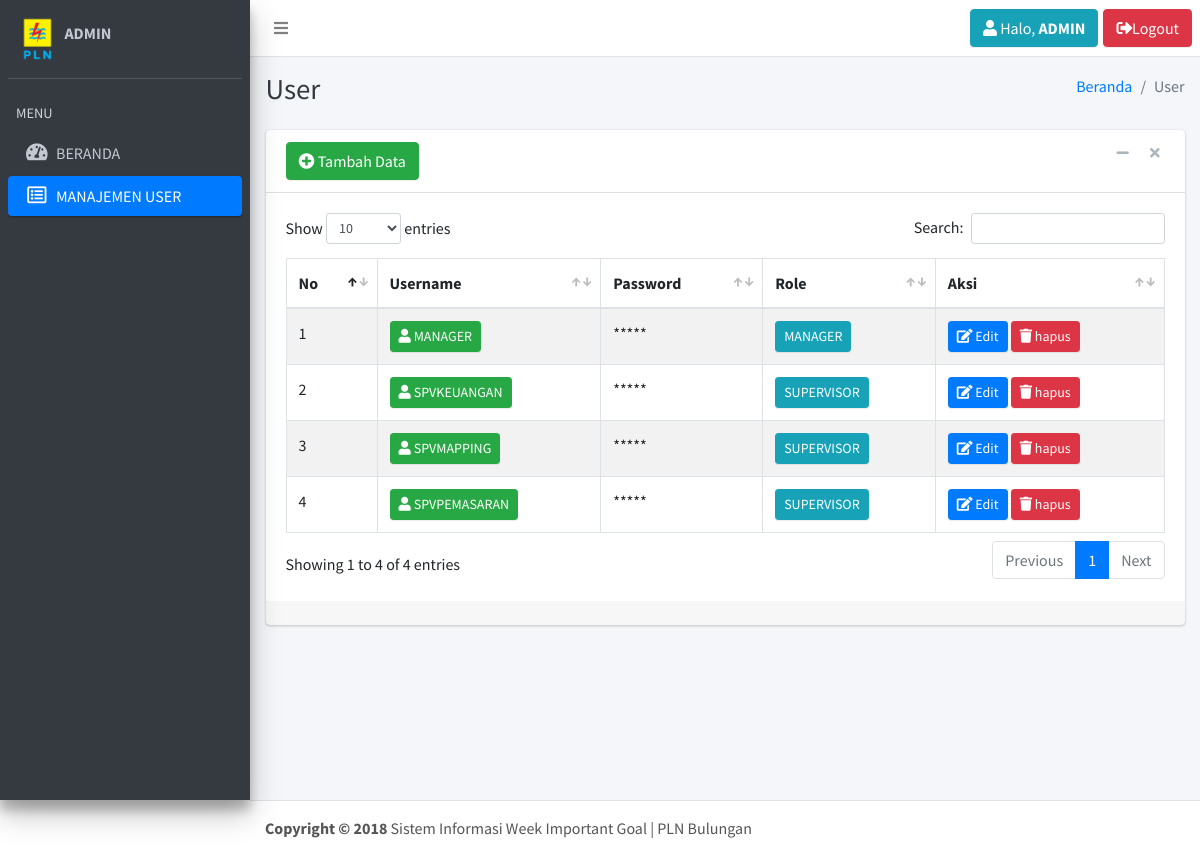
/index.php?page=user (signed in), run on the app's committed database.
### tables this page shows
CREATE TABLE `tbl_user` (
  `username` varchar(30) NOT NULL,
  `password` varchar(10) NOT NULL,
  `role` int(5) NOT NULL
);

### page/user/user.php (the view, shortened to what this page needs)
<div class="content-wrapper">
    <div class="content-header">
        <div class="container-fluid">
            <div class="row mb-2">
                <div class="col-sm-6">
                    <h1 class="m-0 text-dark">User</h1>
                </div>
                <div class="col-sm-6">
                    <ol class="breadcrumb float-sm-right">
                        <li class="breadcrumb-item"><a href="?page=beranda">Beranda</a></li>
                        <li class="breadcrumb-item active">User</li>
                    </ol>
                </div>
            </div>
        </div>
    </div>
    <div class="content">
        <div class="container-fluid">
            <div class="row">
                <div class="col-md-12">
                    <div class="card card-default">
                        <div class="card-header">
                            <a href="?page=usertambah" class="btn btn-success"><i class="fas fa-plus-circle"></i> Tambah Data</a>
                            <div class="card-tools">
                                <button type="button" class="btn btn-tool" data-widget="collapse"><i class="fa fa-minus"></i></button>
                                <button type="button" class="btn btn-tool" data-widget="remove"><i class="fa fa-remove"></i></button>
                            </div>
                        </div>
                        <div class="card-body">
                            <div class="row">
                                <div class="table-responsive">
                                    <table id="example1" class="table table-bordered table-striped">
                                        <thead>
                                            <tr>
                                                <th>No</th>
                                                <th>Username</th>
                                                <th>Password</th>
                                                <th>Role</th>
                                                <th>Aksi</th>
                                            </tr>
                                        </thead>
                                        <tbody>
                                            <?php
                                            $no = 1;
                                            $sql = mysqli_query($conn,"SELECT * FROM tbl_user WHERE role <> 0") or die (mysqli_error($conn));
                                            while($data = mysqli_fetch_array($sql)){ ?>
                                                <tr>
                                                    <td><?= $no ?></td>
                                                    <td><a class="btn btn-success btn-sm" href="#"><i class="fas fa-user"></i> <?= $data['username'] ?></a></td>
                                                    <td>*****</td>
                                                    <td>
                                                    <?php
                                                    if ($data['role'] == 1) {
                                                        echo "<a class='btn btn-info btn-sm' href='#'>MANAGER</a>";
                                                    } else {
                                                        echo "<a class='btn btn-info btn-sm' href='#'>SUPERVISOR</a>";
                                                    }
                                                    ?>
                                                    </td>
                                                    <td>
                                                        <a class="btn btn-primary btn-sm" href="?page=useredit&id=<?php echo $data['username']; ?>"><i class="fas fa-edit"></i> Edit</a>
                                                        <a class="btn btn-danger btn-sm" href="?page=userhapus&id=<?php echo $data['username']; ?>"><i class="fas fa-trash"></i> hapus</a>
                                                    </td>
                                                </tr>
                                            <?php $no++; } ?>
                                        </tbody>
                                    </table>
                                </div>
                            </div>
                        </div>
                        <div class="card-footer">
                        </div>
                    </div>
                </div>
            </div>
        </div>
    </div>
</div>
<footer class="main-footer">
        <strong>Copyright &copy; 2018</strong> Sistem Informasi Week Important Goal | PLN Bulungan
    </footer>
</div>

### header.php (shortened to what this page needs)
<?php
$user = $_SESSION['username'];
$sql = mysqli_query($conn, "SELECT * FROM tbl_user WHERE username='$user'");
$userdata = mysqli_fetch_array($sql);
?>
<ul class="navbar-nav">
    <li class="nav-item">
        <a class="nav-link" data-widget="pushmenu" href="#"><i class="fa fa-bars"></i></a>
    </li>
</ul>
<ul class="navbar-nav ml-auto">
    <li class="nav-item">
        <a class="btn btn-info" style="margin-right:5px;" href="?page=profile&id=<?= $userdata['username'] ?>" data-toggle="tooltip" data-placement="bottom" title="Lihat Profile">
        <i class="fas fa-user"></i> Halo, <strong><?= strtoupper($userdata['username']) ?></strong>
        </a>
    </li>
    <li class="nav-item">
        <a class="btn btn-danger" href="?page=logout"><i class="fas fa-sign-out-alt"></i>Logout</a>
    </li>
</ul>

### sidebar.php (shortened to what this page needs)
<div class="sidebar">
    <div class="user-panel mt-3 pb-3 mb-3 d-flex">
        <div class="image">
            <img src="dist/img/PLN.png">
        </div>
        <div class="info">
            <a class="d-block"><strong><?= strtoupper($userdata['username']) ?></strong></a>
        </div>
    </div>
    <nav class="mt-2">
        <ul class="nav nav-pills nav-sidebar flex-column" data-widget="treeview" role="menu" data-accordion="false">
            <li class="nav-header">MENU</li>
            <li class="nav-item">
                <a href="?page=beranda" class="nav-link
                <?php if ($_GET['page'] == 'beranda'){ echo "active"; } ?>">
                <i class="nav-icon fas fa-tachometer-alt"></i>
                    <p>BERANDA</p>
                </a>
            </li>
            <?php if($userdata['role'] == 0) { ?>
            <li class="nav-item">
                <a href="?page=user" class="nav-link
                <?php if ($_GET['page'] == 'user' || $_GET['page'] == 'useredit' || $_GET['page'] == 'usereditpro' || $_GET['page'] == 'userhapus'
                         || $_GET['page'] == 'usertambah' || $_GET['page'] == 'usertambahpro'){ echo "active"; } ?>">
                <i class="nav-icon far fa-list-alt"></i>
                    <p>MANAJEMEN USER</p>
                </a>
            </li>
            <?php } ?>
        </ul>
    </nav>
</div>

### data on the page
tbl_user: username "ADMIN"
tbl_user: username "MANAGER", role "MANAGER"
tbl_user: username "SPVKEUANGAN", role "SUPERVISOR"
tbl_user: username "SPVMAPPING", role "SUPERVISOR"
tbl_user: username "SPVPEMASARAN", role "SUPERVISOR"
